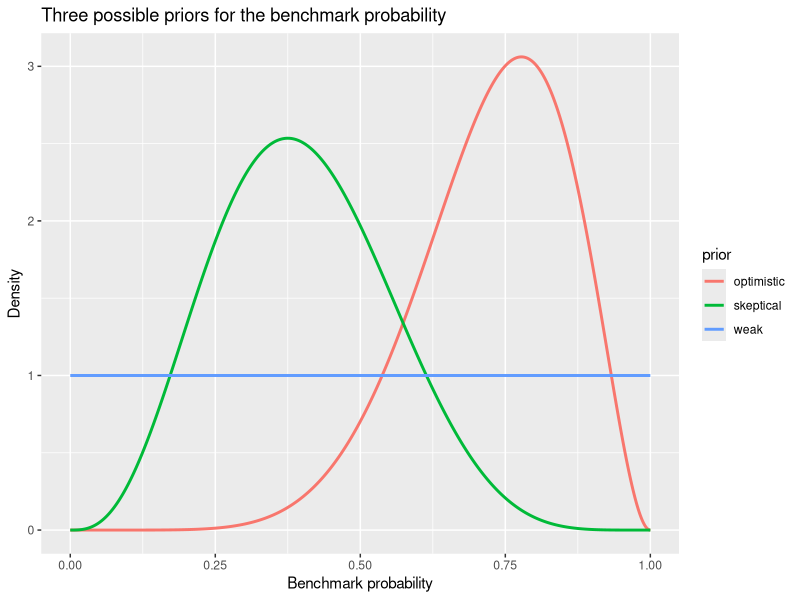
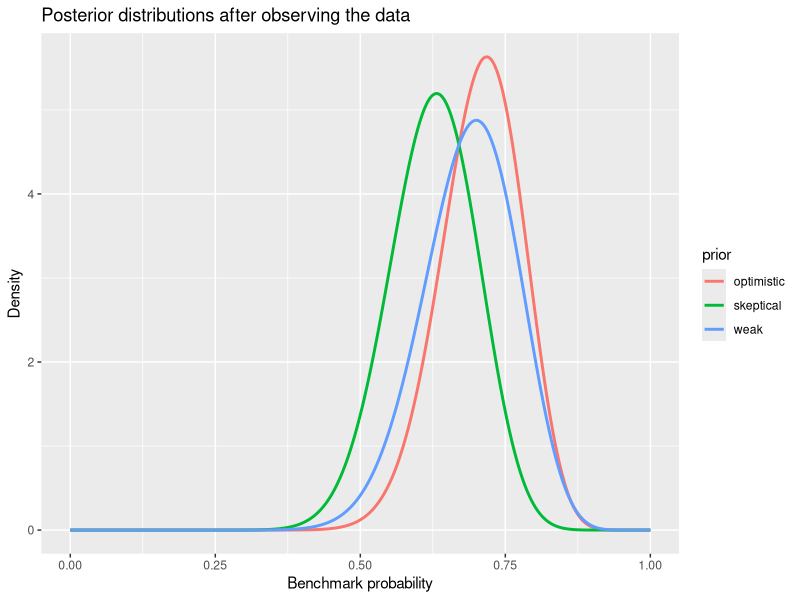

Source code (R) for these figures, in order:
## ---- chunk 1
successes <- 21
n <- 30
successes / n
## ---- chunk 2
library(tidyverse)

theta_grid <- seq(0, 1, length.out = 1000)

prior_grid <- tibble(
  theta = theta_grid,
  weak = dbeta(theta, 1, 1),
  skeptical = dbeta(theta, 4, 6),
  optimistic = dbeta(theta, 8, 3)
)

prior_grid |>
  pivot_longer(-theta, names_to = "prior", values_to = "density") |>
  ggplot(aes(theta, density, color = prior)) +
  geom_line(linewidth = 1) +
  labs(
    title = "Three possible priors for the benchmark probability",
    x = "Benchmark probability",
    y = "Density"
  )
## ---- chunk 3
failures <- n - successes

posterior_grid <- tibble(
  theta = theta_grid,
  weak = dbeta(theta, 1 + successes, 1 + failures),
  skeptical = dbeta(theta, 4 + successes, 6 + failures),
  optimistic = dbeta(theta, 8 + successes, 3 + failures)
)

posterior_grid |>
  pivot_longer(-theta, names_to = "prior", values_to = "density") |>
  ggplot(aes(theta, density, color = prior)) +
  geom_line(linewidth = 1) +
  labs(
    title = "Posterior distributions after observing the data",
    x = "Benchmark probability",
    y = "Density"
  )
## ---- chunk 4
summarise_beta <- function(a, b) {
  tibble(
    mean = a / (a + b),
    lower_95 = qbeta(0.025, a, b),
    upper_95 = qbeta(0.975, a, b),
    prob_above_60 = 1 - pbeta(0.60, a, b),
    prob_above_70 = 1 - pbeta(0.70, a, b)
  )
}

bind_rows(
  weak = summarise_beta(1 + successes, 1 + failures),
  skeptical = summarise_beta(4 + successes, 6 + failures),
  optimistic = summarise_beta(8 + successes, 3 + failures),
  .id = "prior"
)
